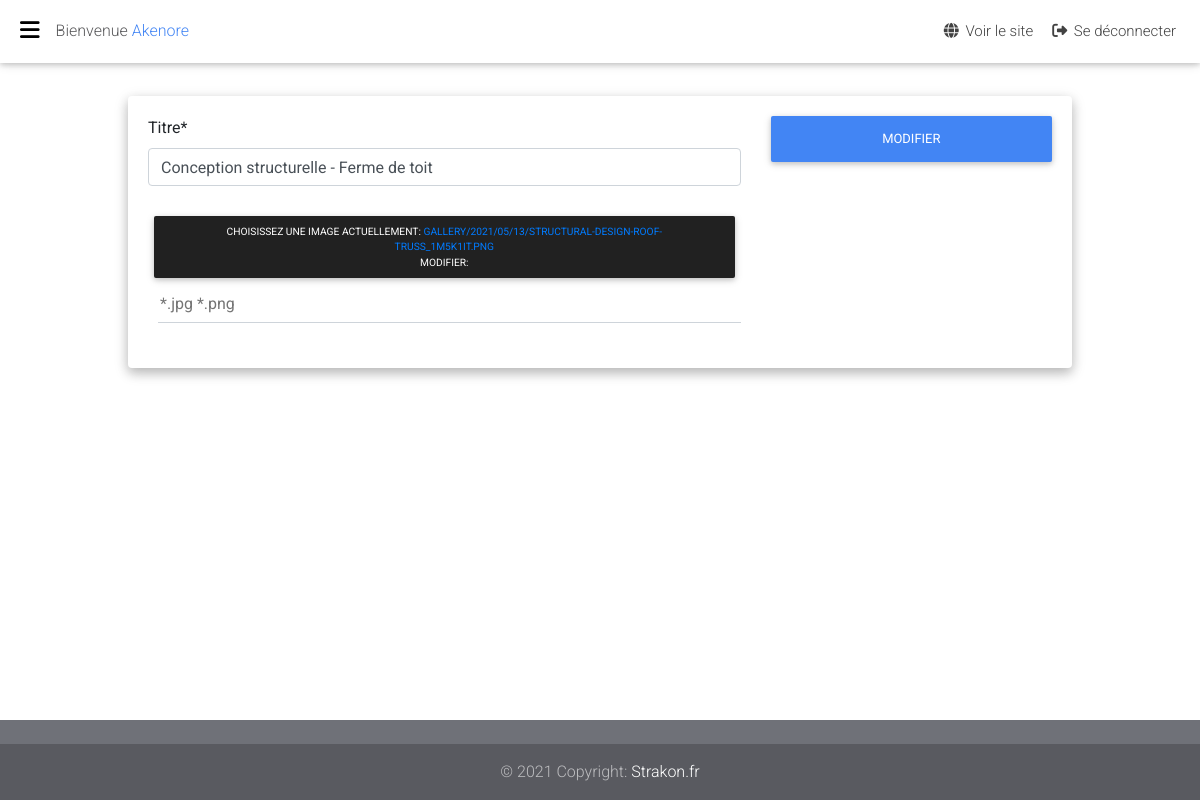
The app's page /myadmin/image/modifier/conception-structurelle-ferme-de-toit (signed in) with its own data.
### frontend/models.py (models this page shows, shortened)
class Gallery(models.Model):
    post_date = models.DateTimeField(_("Publié"), auto_now_add=True)
    name = models.CharField(_("Titre"), max_length=250)
    slug = slug = AutoSlugField(
        populate_from='name', unique_with='name', unique=True)
    image = models.ImageField(
        _("Image"), upload_to='gallery/%Y/%m/%d/', default='default.jpg')
    class Meta:
        verbose_name = _("Gallery")
        verbose_name_plural = _("Galleries")

### frontend/views.py (the view)
class GalleryUpdateView(LoginRequiredMixin, SuccessMessageMixin, UpdateView):
    model = Gallery
    template_name = "views/admin/galeries/modifier.html"
    form_class = GalleryForm
    success_url = reverse_lazy('gallery-list')
    success_message = 'Votre image a été mis à jour avec succès'

### frontend/forms.py
class GalleryForm(forms.ModelForm):
    class Meta:
        model = Gallery
        fields = '__all__'

### templates/views/admin/galeries/modifier.html (shortened to what this page needs)
{% extends "views/admin/admin.html" %}
{% load static %}
{% load crispy_forms_tags %}
{% block body %}
<main>
  <div class="container-fluid">
    <div class="card card-cascade wider reverse my-4 pb-5">
      <div class="card-body card-body-cascade wow fadeIn" data-wow-delay="0.2s">
        <form method="POST" , enctype="multipart/form-data">{% csrf_token %}
          <div class="row">
            <div class="col-md-8">
              {{ form.name|as_crispy_field }}
              <div class="md-form">
                <div class="file-field">
                  <div class="btn btn-dark btn-sm float-left">
                    <span>Choisissez une image</span>
                    {{ form.image }}
                  </div>
                  <div class="file-path-wrapper">
                    <input class="file-path validate" type="text" placeholder="*.jpg *.png">
                  </div>
                </div>
              </div>
            </div>
            <div class="col-md-4">
              <button class="btn btn-primary btn-block mb-5" type="submit">Modifier</button>
            </div>
          </div>
        </form>
      </div>
    </div>
  </div>
</main>
{% endblock body %}

### templates/views/admin/header.html (shortened to what this page needs)
{% load static %}
<header>
  <nav class="navbar fixed-top navbar-toggleable-md navbar-expand-lg scrolling-navbar double-nav">
    <div class="float-left">
      <a href="#" data-activates="slide-out" class="button-collapse black-text"><i class="fas fa-bars"></i></a>
    </div>
    <div class="breadcrumb-dn mr-auto">
      <p>Bienvenue <span class="text-primary">{{ user.username }}</span></p>
    </div>
    <ul class="nav navbar-nav nav-flex-icons ml-auto">
      <li class="nav-item">
        <a href="{% url 'accueil' %}" class="nav-link"><i class="fas fa-globe"></i> <span
            class="clearfix d-none d-sm-inline-block">Voir le site</span></a>
      </li>
      <li class="nav-item">
        <a href="{% url 'account_logout' %}" class="nav-link"><i class="fas fa-sign-out-alt"></i> <span
            class="clearfix d-none d-sm-inline-block">Se déconnecter</span></a>
      </li>
    </ul>
  </nav>
</header>

### static/frontend/css/style.css (style rules this page uses)
h1, h2, h3, h4, h5, h6, p { color: #58585a; }
button, select { text-transform: none; }
input, button, select, optgroup, textarea { margin: 0; font-family: inherit; font-size: inherit; line-height: inherit; }

### records on screen
Gallery: name "Conception structurelle - Ferme de toit", image "ACTUELLEMENT: GALLERY/2021/05/13/STRUCTURAL-DESIGN-ROOF-TRUSS_1M5K1IT.PNG MODIFIER:"

### other values on screen
{{ user.username }} "Akenore"
